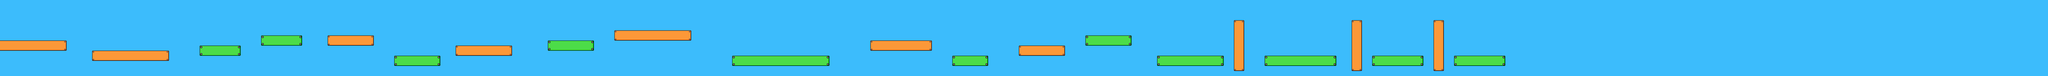

Below is a game level as drawn by its tile map, then a one-line description and the .tmx that defines it (tile-layer data replaced by summaries):
An orthogonal 400x15 tile map with 16x16 px tiles, 2 tile layers (background, plataformas), 1 hidden layer not drawn and 87 objects.

<map version="1.0" orientation="orthogonal" renderorder="right-down" width="400" height="15" tilewidth="16" tileheight="16" nextobjectid="180">
 <tileset firstgid="1" name="NES - Super Mario Bros 3 - Stage Elements" tilewidth="16" tileheight="16" spacing="1" margin="1" tilecount="1533" columns="73">
  <image source="NES.png" width="1242" height="358" />
 </tileset>
 <layer name="background" width="400" height="15">
  <data>[6000 cells, 5997 non-empty, 15 distinct tile ids]</data>
 </layer>
 <layer name="coins" width="400" height="15" visible="0">
  <data>[6000 cells, 6 non-empty, 1 distinct tile ids]</data>
 </layer>
 <objectgroup name="plat_Verdes">
  <object id="7" x="626" y="144" width="123" height="28" />
  <object id="8" x="815" y="112" width="128" height="30" />
  <object id="9" x="1233" y="176" width="139" height="31" />
  <object id="19" x="1713" y="129" width="141" height="28" />
  <object id="20" x="2289" y="177" width="302" height="29" />
  <object id="98" x="2976" y="176" width="110" height="31" />
  <object id="99" x="3393" y="113" width="139" height="29" />
  <object id="100" x="3618" y="177" width="204" height="30" />
  <object id="102" x="3955" y="175" width="217" height="34" />
  <object id="103" x="4289" y="176" width="156" height="28" />
 </objectgroup>
 <objectgroup name="plat_Castanhas">
  <object id="2" x="289" y="159" width="236" height="31" />
  <object id="3" x="1025" y="112" width="140" height="31" />
  <object id="4" x="1424" y="144" width="174" height="30" />
  <object id="5" x="1921" y="96" width="237" height="29" />
  <object id="21" x="-1" y="127" width="207" height="32" />
  <object id="94" x="2721" y="128" width="188" height="28" />
  <object id="95" x="3185" y="142" width="140" height="35" />
  <object id="96" x="3857" y="66" width="28" height="156" />
  <object id="97" x="4224" y="64" width="30" height="157" />
  <object id="156" x="1" y="68" width="3" height="60" />
 </objectgroup>
 <objectgroup name="coins">
  <object id="14" x="466" y="96" width="11" height="14" />
  <object id="15" x="657" y="81" width="14" height="14" />
  <object id="16" x="721" y="80" width="14" height="15" />
  <object id="17" x="866" y="50" width="12" height="12" />
  <object id="18" x="930" y="49" width="12" height="13" />
 </objectgroup>
 <objectgroup name="invisible_wall">
  <object id="52" x="262" y="25" width="25" height="164" />
  <object id="53" x="531" y="20" width="21" height="172" />
  <object id="72" x="594" y="64" width="30" height="121" />
  <object id="73" x="751" y="76" width="15" height="118" />
  <object id="74" x="1003" y="1" width="19" height="125" />
  <object id="75" x="1167" y="-2" width="16" height="126" />
  <object id="77" x="2269" y="40" width="17" height="142" />
  <object id="79" x="2593" y="16" width="20" height="165" />
  <object id="84" x="1677" y="-3" width="32" height="141" />
  <object id="85" x="2163" y="2" width="18" height="153" />
  <object id="86" x="1597" y="70" width="24" height="134" />
  <object id="87" x="1400" y="35" width="24" height="159" />
  <object id="106" x="3933" y="91" width="20" height="130" />
  <object id="107" x="4176" y="12" width="46" height="219" />
  <object id="108" x="4255" y="31" width="23" height="59" />
  <object id="134" x="1856" y="97" width="65" height="35" />
  <object id="176" x="2688" y="14" width="32" height="194" />
  <object id="177" x="2771" y="167" width="747" height="35" />
  <object id="178" x="3523" y="139" width="100" height="62" />
  <object id="179" x="3812" y="148" width="57" height="56" />
 </objectgroup>
 <objectgroup name="crawler" offsetx="-1" offsety="0">
  <object id="48" x="1137" y="100" />
  <object id="56" x="387" y="148" />
  <object id="69" x="1084" y="101" />
  <object id="80" x="1498" y="130" />
  <object id="104" x="4055" y="162" />
  <object id="105" x="4239" y="53" />
  <object id="159" x="2043" y="84" />
 </objectgroup>
 <objectgroup name="clock">
  <object id="109" x="941" y="18" />
  <object id="110" x="1587" y="45" />
  <object id="111" x="2894" y="35" />
  <object id="112" x="3811" y="42" />
  <object id="113" x="4437" y="35" />
  <object id="114" x="304" y="100" />
 </objectgroup>
 <objectgroup name="life">
  <object id="119" x="1473" y="65" />
  <object id="120" x="1839" y="23" />
  <object id="121" x="2521" y="84" />
  <object id="122" x="3586" y="34" />
  <object id="123" x="4351" y="31" />
  <object id="125" x="4860" y="35" />
  <object id="173" x="700" y="109" />
  <object id="174" x="1128" y="22" />
  <object id="175" x="2102" y="42" />
 </objectgroup>
 <objectgroup name="ground">
  <object id="116" x="1" y="239" width="4946" />
  <object id="127" x="4950" y="240" width="67" />
 </objectgroup>
 <objectgroup name="protection" offsetx="0" offsety="1">
  <object id="132" x="771" y="46" width="31" height="28" />
  <object id="168" x="1276" y="113" />
  <object id="169" x="2023" y="32" />
  <object id="170" x="2802" y="55" />
  <object id="171" x="3433" y="79" />
 </objectgroup>
 <objectgroup name="jumper">
  <object id="140" x="1826" y="111" />
  <object id="141" x="1965" y="80" />
  <object id="142" x="2325" y="149" />
  <object id="143" x="2553" y="163" />
  <object id="144" x="2127" y="82" />
  <object id="147" x="435" y="146" />
  <object id="157" x="1110" y="100" />
  <object id="161" x="2764" y="115" />
  <object id="162" x="2861" y="117" />
  <object id="163" x="3271" y="129" />
  <object id="165" x="3504" y="99" />
  <object id="166" x="3694" y="167" />
  <object id="167" x="3743" y="166" />
 </objectgroup>
 <layer name="plataformas" width="400" height="15">
  <data>[6000 cells, 232 non-empty, 12 distinct tile ids]</data>
 </layer>
</map>
